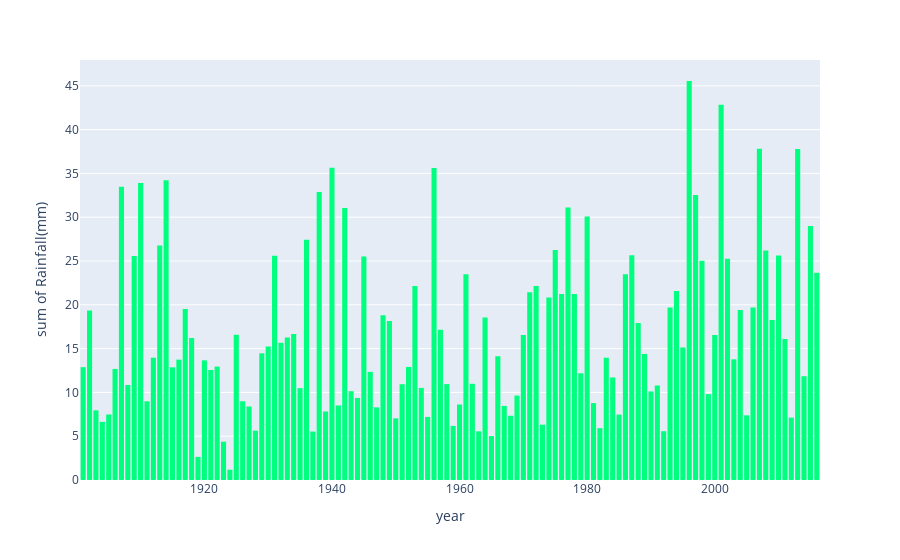

Notebook code for this chart:
### Markdown cell above
# June

### Code cell
df_ju=df.loc[df['Month']=='June']
df_ju['Month'].unique()
plt.figure(figsize=(15,5))
fig.update_layout(title_text="Rain_Fall with restpect to Year 1901-2016", title_x=0.5)
fig = px.histogram(df_ju, x="year", y="Rainfall(mm)",nbins=116,color_discrete_sequence=["springgreen"],
                   )
fig.update_layout(bargap=0.2)
fig.show()
